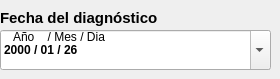
                    <widget class="QFrame" name="espacio_fecha_diagnostico">
                     <property name="styleSheet">
                      <string/>
                     </property>
                     <widget class="QDateEdit" name="dateedit_fecha_diagnostico">
                      <property name="geometry">
                       <rect>
                        <x>0</x>
                        <y>30</y>
                        <width>271</width>
                        <height>40</height>
                       </rect>
                      </property>
                      <property name="minimumSize">
                       <size>
                        <width>0</width>
                        <height>40</height>
                       </size>
                      </property>
                      <property name="font">
                       <font>
                        <family>Segoe UI</family>
                        <weight>75</weight>
                        <italic>false</italic>
                        <bold>true</bold>
                       </font>
                      </property>
                      <property name="toolTip">
                       <string>Año/Mes/Dia</string>
                      </property>
                      <property name="styleSheet">
                       <string notr="true"/>
                      </property>
                      <property name="wrapping">
                       <bool>false</bool>
                      </property>
                      <property name="frame">
                       <bool>true</bool>
                      </property>
                      <property name="accelerated">
                       <bool>true</bool>
                      </property>
                      <property name="keyboardTracking">
                       <bool>true</bool>
                      </property>
                      <property name="showGroupSeparator" stdset="0">
                       <bool>true</bool>
                      </property>
                      <property name="currentSection">
                       <enum>QDateTimeEdit::YearSection</enum>
                      </property>
                      <property name="displayFormat">
                       <string>yyyy / MM / dd</string>
                      </property>
                      <property name="calendarPopup">
                       <bool>true</bool>
                      </property>
                      <property name="currentSectionIndex">
                       <number>0</number>
                      </property>
                      <property name="date">
                       <date>
                        <year>2000</year>
                        <month>1</month>
                        <day>26</day>
                       </date>
                      </property>
                     </widget>
                     <widget class="QLabel" name="label_2">
                      <property name="geometry">
                       <rect>
                        <x>13</x>
                        <y>29</y>
                        <width>101</width>
                        <height>16</height>
                       </rect>
                      </property>
                      <property name="styleSheet">
                       <string notr="true"/>
                      </property>
                      <property name="text">
                       <string>Año    / Mes / Dia</string>
                      </property>
                      <property name="tipo" stdset="0">
                       <string>titulo_qdateedit</string>
                      </property>
                     </widget>
                     <widget class="QLabel" name="label_fecha_diagnostico">
                      <property name="geometry">
                       <rect>
                        <x>0</x>
                        <y>10</y>
                        <width>206</width>
                        <height>16</height>
                       </rect>
                      </property>
                      <property name="maximumSize">
                       <size>
                        <width>16777215</width>
                        <height>30</height>
                       </size>
                      </property>
                      <property name="font">
                       <font>
                        <family>Segoe UI</family>
                        <pointsize>11</pointsize>
                        <weight>75</weight>
                        <italic>false</italic>
                        <bold>true</bold>
                       </font>
                      </property>
                      <property name="styleSheet">
                       <string notr="true"/>
                      </property>
                      <property name="text">
                       <string>Fecha del diagnóstico</string>
                      </property>
                      <property name="scaledContents">
                       <bool>false</bool>
                      </property>
                      <property name="tipo" stdset="0">
                       <string>titulo_qlineedit</string>
                      </property>
                     </widget>
                    </widget>
